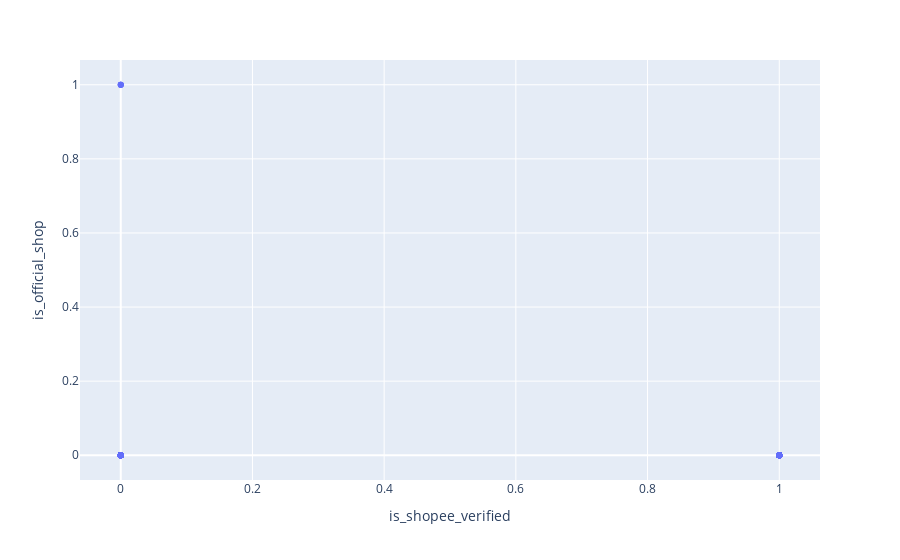

The notebook cell saved with this chart:
### Code cell
import plotly.express as px
fig = px.scatter(df4, x='is_shopee_verified', y='is_official_shop')
fig.show()

### Figure 1 — Plotly figure (JSON) as saved in the notebook; plotly's stock layout.template omitted (floating-point values rounded to 4 significant figures; data arrays with more than 128 entries replaced by an {"elided": "..."} marker saying what was removed)
{"data": [{"hovertemplate": "is_shopee_verified=%{x}<br>is_official_shop=%{y}<extra></extra>", "legendgroup": "", "marker": {"color": "#636efa", "symbol": "circle"}, "mode": "markers", "name": "", "orientation": "v", "showlegend": false, "type": "scatter", "x": {"elided": "746 int values"}, "xaxis": "x", "y": {"elided": "746 int values"}, "yaxis": "y"}], "layout": {"legend": {"tracegroupgap": 0}, "margin": {"t": 60}, "xaxis": {"anchor": "y", "domain": [0, 1], "title": {"text": "is_shopee_verified"}}, "yaxis": {"anchor": "x", "domain": [0, 1], "title": {"text": "is_official_shop"}}}}
